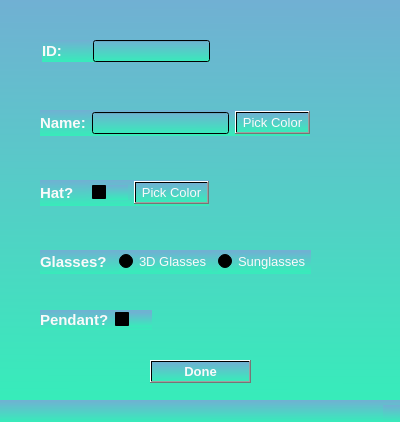
<?xml version="1.0" encoding="UTF-8"?>
<ui version="4.0">
 <class>AddWindowDog</class>
 <widget class="QMainWindow" name="AddWindowDog">
  <property name="geometry">
   <rect>
    <x>0</x>
    <y>0</y>
    <width>400</width>
    <height>422</height>
   </rect>
  </property>
  <property name="windowTitle">
   <string>AddWindow</string>
  </property>
  <property name="styleSheet">
   <string notr="true">background-color: qlineargradient(spread:pad, x1:0.614, y1:0, x2:0.608, y2:1, stop:0 rgba(113, 176, 211, 255), stop:1 rgba(55, 236, 186, 255));</string>
  </property>
  <widget class="QWidget" name="centralwidget">
   <widget class="QWidget" name="layoutWidget">
    <property name="geometry">
     <rect>
      <x>40</x>
      <y>110</y>
      <width>270</width>
      <height>26</height>
     </rect>
    </property>
    <layout class="QHBoxLayout" name="horizontalLayout">
     <item>
      <widget class="QLabel" name="label">
       <property name="font">
        <font>
         <pointsize>11</pointsize>
         <weight>75</weight>
         <bold>true</bold>
        </font>
       </property>
       <property name="styleSheet">
        <string notr="true">color: rgb(250, 250, 250);</string>
       </property>
       <property name="text">
        <string>Name:</string>
       </property>
      </widget>
     </item>
     <item>
      <widget class="QLineEdit" name="NameLine">
       <property name="styleSheet">
        <string notr="true">color: rgb(250, 250, 250);</string>
       </property>
      </widget>
     </item>
     <item>
      <widget class="QPushButton" name="ColorCatButton">
       <property name="font">
        <font>
         <pointsize>10</pointsize>
        </font>
       </property>
       <property name="styleSheet">
        <string notr="true">color: rgb(250, 250, 250);</string>
       </property>
       <property name="text">
        <string>Pick Color</string>
       </property>
      </widget>
     </item>
    </layout>
   </widget>
   <widget class="QWidget" name="layoutWidget">
    <property name="geometry">
     <rect>
      <x>40</x>
      <y>180</y>
      <width>169</width>
      <height>26</height>
     </rect>
    </property>
    <layout class="QHBoxLayout" name="horizontalLayout_2">
     <item>
      <widget class="QLabel" name="label_2">
       <property name="font">
        <font>
         <pointsize>11</pointsize>
         <weight>75</weight>
         <bold>true</bold>
        </font>
       </property>
       <property name="styleSheet">
        <string notr="true">color: rgb(250, 250, 250);</string>
       </property>
       <property name="text">
        <string>Hat?   </string>
       </property>
      </widget>
     </item>
     <item>
      <widget class="QCheckBox" name="checkBoxHat">
       <property name="text">
        <string/>
       </property>
      </widget>
     </item>
     <item>
      <widget class="QPushButton" name="ColorHatButton">
       <property name="font">
        <font>
         <pointsize>10</pointsize>
        </font>
       </property>
       <property name="styleSheet">
        <string notr="true">color: rgb(250, 250, 250);</string>
       </property>
       <property name="text">
        <string>Pick Color</string>
       </property>
      </widget>
     </item>
    </layout>
   </widget>
   <widget class="QWidget" name="layoutWidget">
    <property name="geometry">
     <rect>
      <x>40</x>
      <y>250</y>
      <width>271</width>
      <height>24</height>
     </rect>
    </property>
    <layout class="QHBoxLayout" name="horizontalLayout_3">
     <item>
      <widget class="QLabel" name="label_3">
       <property name="font">
        <font>
         <pointsize>11</pointsize>
         <weight>75</weight>
         <bold>true</bold>
        </font>
       </property>
       <property name="styleSheet">
        <string notr="true">color: rgb(250, 250, 250);</string>
       </property>
       <property name="text">
        <string>Glasses?</string>
       </property>
      </widget>
     </item>
     <item>
      <widget class="QRadioButton" name="radioButton3D">
       <property name="font">
        <font>
         <pointsize>10</pointsize>
        </font>
       </property>
       <property name="styleSheet">
        <string notr="true">color: rgb(250, 250, 250);</string>
       </property>
       <property name="text">
        <string>3D Glasses</string>
       </property>
      </widget>
     </item>
     <item>
      <widget class="QRadioButton" name="radioButtonSUN">
       <property name="font">
        <font>
         <pointsize>10</pointsize>
        </font>
       </property>
       <property name="styleSheet">
        <string notr="true">color: rgb(250, 250, 250);</string>
       </property>
       <property name="text">
        <string>Sunglasses</string>
       </property>
      </widget>
     </item>
    </layout>
   </widget>
   <widget class="QWidget" name="layoutWidget">
    <property name="geometry">
     <rect>
      <x>40</x>
      <y>310</y>
      <width>112</width>
      <height>20</height>
     </rect>
    </property>
    <layout class="QHBoxLayout" name="horizontalLayout_4">
     <item>
      <widget class="QLabel" name="label_4">
       <property name="font">
        <font>
         <pointsize>11</pointsize>
         <weight>75</weight>
         <bold>true</bold>
        </font>
       </property>
       <property name="styleSheet">
        <string notr="true">color: rgb(250, 250, 250);</string>
       </property>
       <property name="text">
        <string>Pendant?</string>
       </property>
      </widget>
     </item>
     <item>
      <widget class="QCheckBox" name="checkBoxPendant">
       <property name="text">
        <string/>
       </property>
      </widget>
     </item>
    </layout>
   </widget>
   <widget class="QWidget" name="layoutWidget">
    <property name="geometry">
     <rect>
      <x>42</x>
      <y>40</y>
      <width>168</width>
      <height>22</height>
     </rect>
    </property>
    <layout class="QHBoxLayout" name="horizontalLayout_5">
     <item>
      <widget class="QLabel" name="label_5">
       <property name="font">
        <font>
         <pointsize>11</pointsize>
         <weight>75</weight>
         <bold>true</bold>
        </font>
       </property>
       <property name="styleSheet">
        <string notr="true">color: rgb(250, 250, 250);</string>
       </property>
       <property name="text">
        <string>ID:      </string>
       </property>
      </widget>
     </item>
     <item>
      <widget class="QLineEdit" name="IDLine">
       <property name="styleSheet">
        <string notr="true">color: rgb(250, 250, 250);</string>
       </property>
      </widget>
     </item>
    </layout>
   </widget>
   <widget class="QPushButton" name="pushButton">
    <property name="geometry">
     <rect>
      <x>150</x>
      <y>360</y>
      <width>101</width>
      <height>23</height>
     </rect>
    </property>
    <property name="font">
     <font>
      <pointsize>10</pointsize>
      <weight>75</weight>
      <bold>true</bold>
     </font>
    </property>
    <property name="styleSheet">
     <string notr="true">color: rgb(250, 250, 250);</string>
    </property>
    <property name="text">
     <string>Done</string>
    </property>
   </widget>
  </widget>
  <widget class="QMenuBar" name="menubar">
   <property name="geometry">
    <rect>
     <x>0</x>
     <y>0</y>
     <width>400</width>
     <height>21</height>
    </rect>
   </property>
  </widget>
  <widget class="QStatusBar" name="statusbar"/>
 </widget>
 <resources/>
 <connections/>
</ui>
